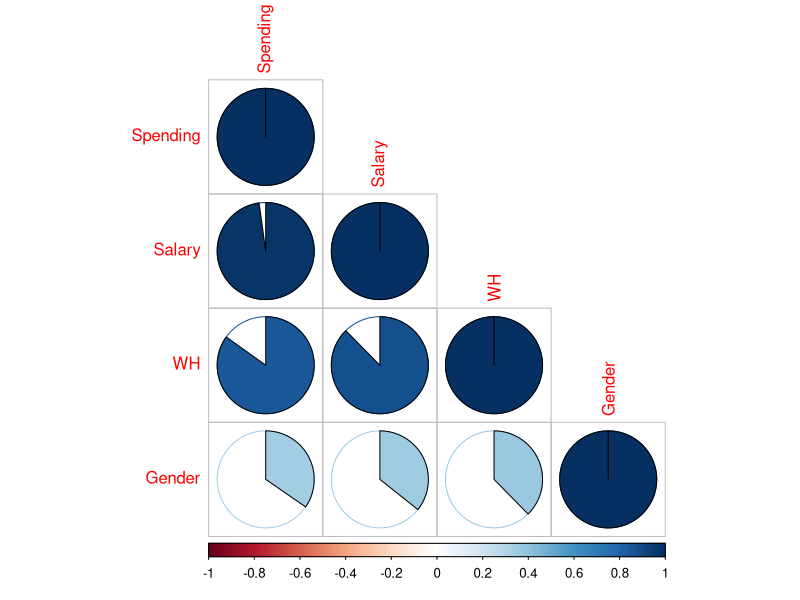

This chart was generated by the following R code:
#Supervised Learning methods
#1.Regression and Prediction############################

x=read.csv("employee.csv")
View(x)
names(x)

dim(x)


##Problem: we want to predict Employee's Spending using a vector of 
#relevant predictors X, such as Salary, Gender, Working Hrs, etc.


#Step 1: check their correlation 
x.sub=data.frame(x$Spending, x$Salary, x$WrH, x$GenCode)
head(x.sub)
names(x.sub)=c("Spending", "Salary", "WH", "Gender")
View(x.sub)

x.cor=cor(x.sub)   #correlation matrix
x.cor

library(corrplot)

corrplot(x.cor, method = "pie", 
         type="lower")


##Step 2: split the dataset into training and test 

nrow(x)
0.7*30

s=sample(nrow(x), 21)
s
x.train=x[s,]   #Training dataset    x[ , ]    21 Observation
View(x.train)

x.test=x[-s,]    #test dataset  9 observations 
View(x.test)


#Step 3: Construct the prediction models using x.train 

#Step 3.1. Model 0
#Regression and Prediction  Y: Spending    X: Salary
#Model0
#Y=Spending
#X=Salary
#Y=b0+b1X

lm0=lm(Spending~Salary, data = x.train)    ##Run
summary(lm0)

#use the model to predict Spending using Salary in the test dataset
#We expose our lm0 to NEW DATA and see how it does?

lm0.test=predict(lm0, x.test)
lm0.test  #these are the predicted spendings of the 9 objects in the test dataset using lm0, the model we have constructed earlier using trainin dataset


y.test=data.frame(x.test$Spending, lm0.test,x.test$Spending-lm0.test)
View(y.test)

#sum(y.test$x.test.Spending...lm0.test)
###########################
##Sum of Squared Error

SSE0=sum((x.test$Spending- lm0.test)^2)
SSE0   #23.16

#Step 4: WrHr
#Add another variable
#Model 1 

lm1=lm(Spending~WrH, data = x.train)   #Construct the model Model1

lm1.test=predict(lm1, x.test)
lm1.test
SSE1=sum((x.test$Spending- lm1.test)^2)
SSE1  #168.3

#Add another variable

lm2=lm(Spending~GenCode, data = x.train)   #Construct the model Model2 using Gender

lm2.test=predict(lm2, x.test)
lm2.test
SSE2=sum((x.test$Spending- lm2.test)^2)
SSE2  #637

##Model 3
#Add another predictor: Gender

lm3=lm(Spending~Salary+WrH+GenCode, data = x.train)
lm3.test=predict(lm3, x.test)
lm3.test
SSE3=sum((x.test$Spending- lm3.test)^2)
SSE3  #23.34

#Step 5: Make a decision which model to go for?
#choose the best Model Based on SSE
#Hence Model0

#Model0:lm0 we use Salary to predict spending

#Next, make predictions using model 0
##Make prediction with the model
View(x)
# New employees are introduced 
#Spending of these three new employees are NOT observed
new.emp=data.frame(Salary = c(34, 50, 30))
names(new.emp)="Salary"
new.emp
pspending.new.empl=predict(lm0,new.emp)
pspending.new.empl

##the new epm spends about xxx

#Y the amount of purchase one makes when they visit an online shop
#X the time the spend on the website, Location, how many time per week they visit